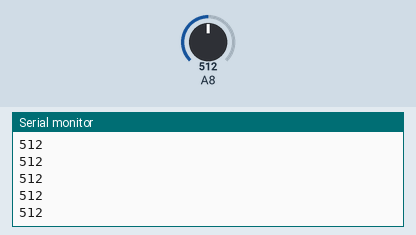
Bench run of a sketch on a simulated Arduino Mega 2560, built with avr-gcc and run on an emulated ATmega2560. Shown: the last lines printed to the serial monitor. The inputs (shaded band) are chosen by the test bench; at power-on: A8 = 512.

Above: at 1.2 s.
1.3 s: A8 set to 716
At 2.4 s:
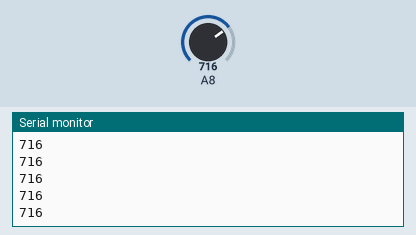
2.8 s: A8 set to 900
At 3.7 s:
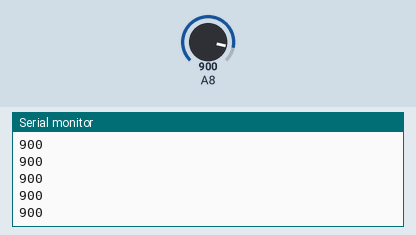
Timing chart, 0 to 5.8 s (numbered marks = the images above; inputs shaded):
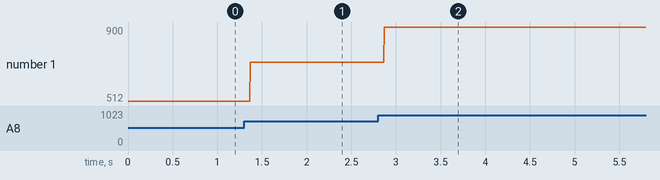

The sketch:

MQ-135.ino
```cpp
void setup() {
  // put your setup code here, to run once:
  Serial.begin(9600);
  pinMode(53, INPUT);
  pinMode(A8, INPUT);
}

void loop() {
  // put your main code here, to run repeatedly:
  Serial.println(analogRead(A8), DEC);
  //Serial.print("\t");
  //Serial.println(digitalRead(53), DEC);
}
```

Measured:
- after the input at 1.3 s, the serial monitor: prints a new line after 0.07 s (image 1)
- after the input at 2.8 s, the serial monitor: prints a new line after 0.07 s (image 2)
- plotted number 1: 512 → 716 after the input at 1.3 s, 716 → 900 after the input at 2.8 s
